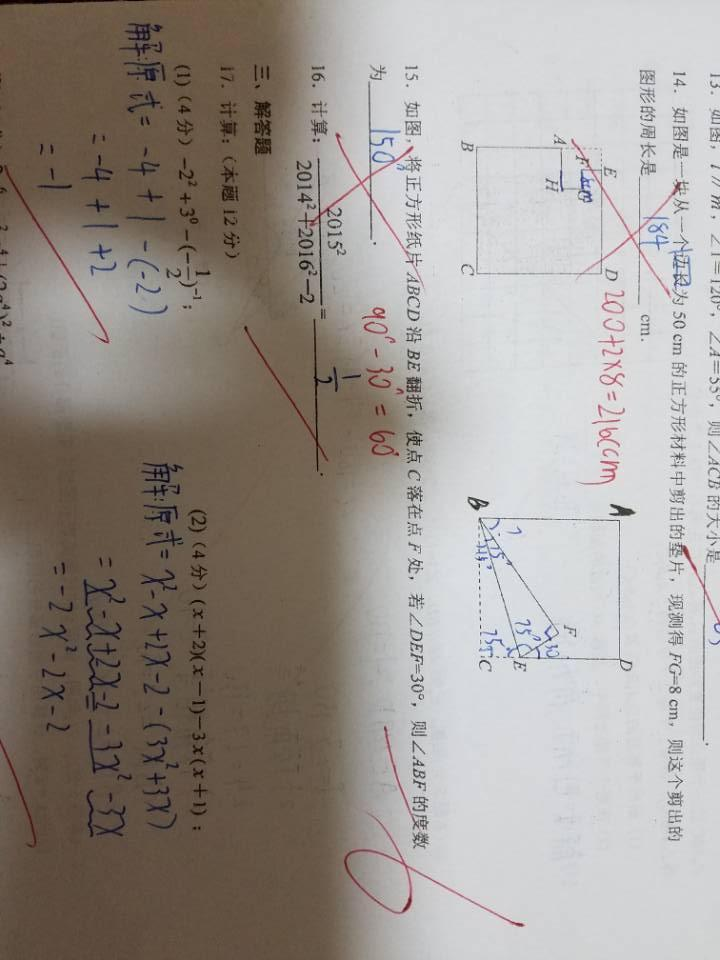
#> input picture uneven.jpg, 720 x 960 px
$ python '8.2 Moving Average Thresholding.py'
#> lines starting #> are read from the running program, lines starting #| are printed output that depends on the picture
import numpy as np
import matplotlib.pyplot as plt
import cv2

# Load and denoise the image
image = cv2.imread("uneven.jpg", cv2.IMREAD_GRAYSCALE)
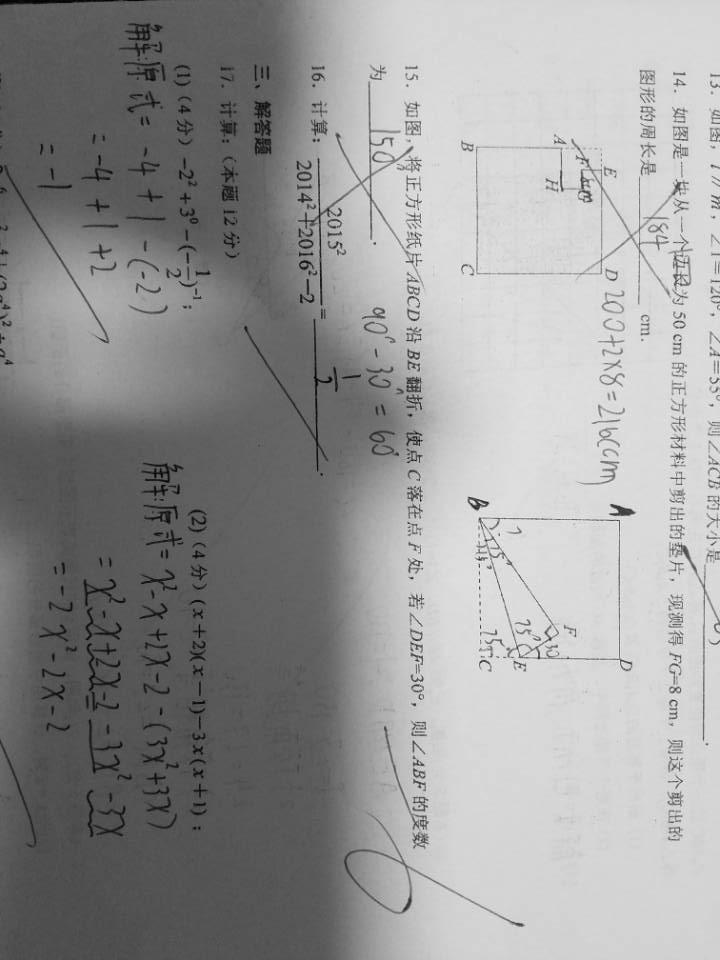
#> image: shape (960, 720); min 0, max 255, mean 152.7
#image = cv2.resize(image, (256, 256))
image = cv2.GaussianBlur(image, (5, 5), 0)

def moving_average_thresholding(image, kernel_size):
#> called with kernel_size = 3
    pad = kernel_size // 2
    padded_image = np.pad(image, pad, mode='reflect')
    output_image = np.zeros_like(image)
    pad_rows, pad_cols = padded_image.shape
#> pad_rows = 962; pad_cols = 722

    for row in range(pad, pad_rows - pad):
        for col in range(pad, pad_cols - pad):
            kernel = padded_image[row - pad:row + pad + 1, col - pad:col + pad + 1]

            # Calculate the moving average (mean of the kernel)
            mean = np.mean(kernel)

            # Apply thresholding based on the moving average
            output_image[row - pad, col - pad] = 255 if padded_image[row, col] > mean else 0
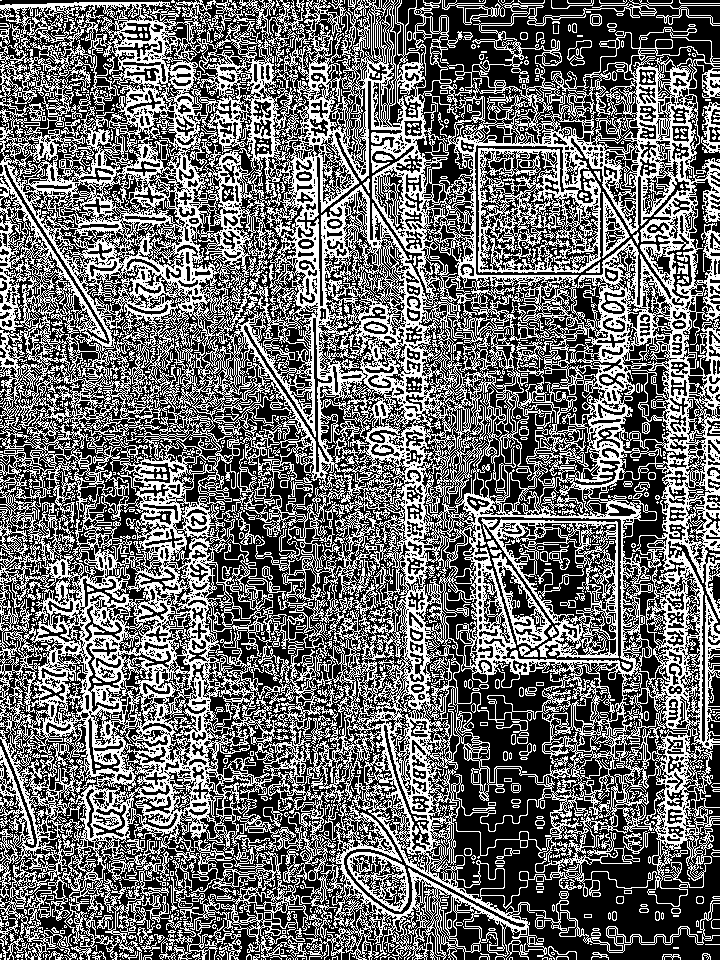
#> output_image: shape (960, 720); 42.3% white in thin lines or dots

    return output_image

images = [image]
title = ["Original Image"]
kernel_size = 3  # Set kernel size for the moving average window
output = moving_average_thresholding(image, kernel_size)
images.append(output)
title.append(f"Kernel size = {kernel_size}")

# Plot the images
plt.figure(figsize=(8, 6))

for i in range(len(images)):
    plt.subplot(1, 2, i + 1)
    plt.title(title[i])
    plt.imshow(images[i], cmap='gray')
    plt.axis('off')
#> this loop made 2 passes
plt.tight_layout()
plt.show()
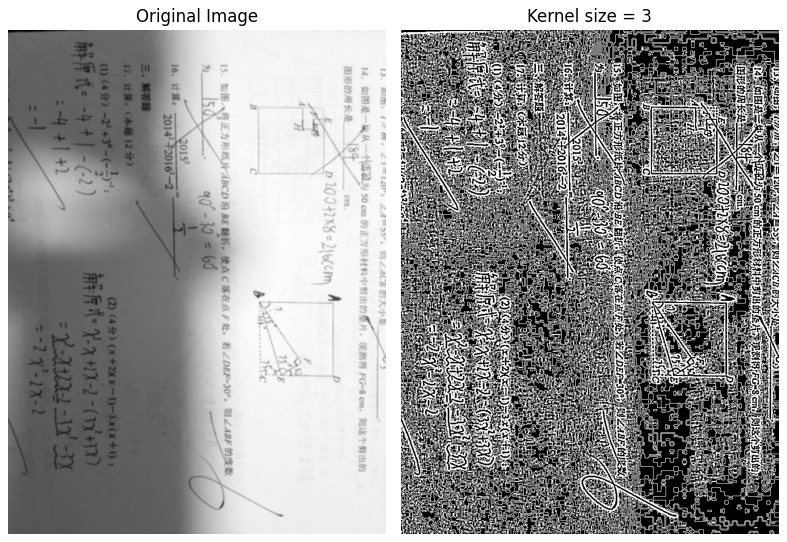
#> figure drawn by matplotlib, 2 panels

$ run again, with Crack.jpg copied over uneven.jpg
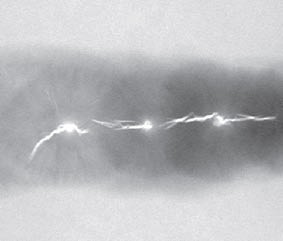
#> input picture Crack.jpg, 283 x 241 px
#> after the loop in moving_average_thresholding, `for row in range(pad, pad_rows - pad):`:
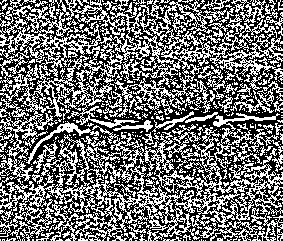
#> output_image: shape (241, 283); 44.2% white in thin lines or dots
#> the loop `for i in range(len(images)):` made 2 passes
#> `plt.show()`:
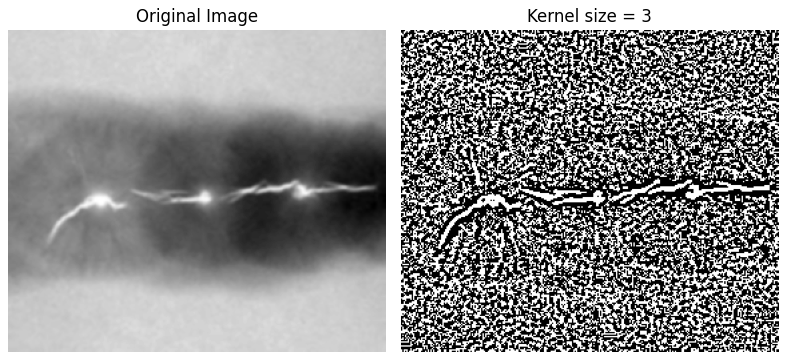
#> figure drawn by matplotlib, 2 panels
